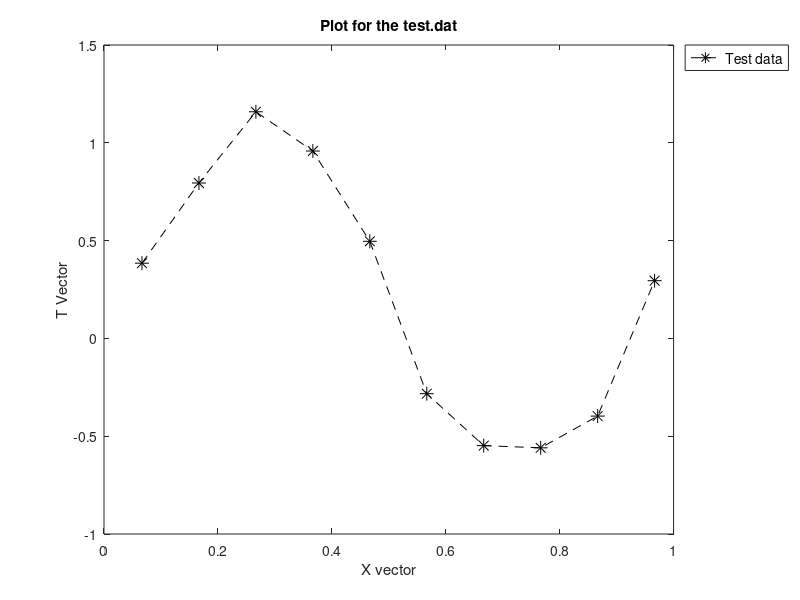

Source code (MATLAB):
% this script does the following plots your train.dat

%loading your train data and storing in vectors.
data=load('./data/test.dat');
X = data(:,1);
T = data(:,2);

%plotting your train.dat
plot(X,T,"--*k","markersize", 10);
title ('Plot for the test.dat');
h = legend ('Test data');
legend (h, 'location', 'northeastoutside');
set (h, 'fontsize', 10);
xlabel('X vector');
ylabel('T Vector');
